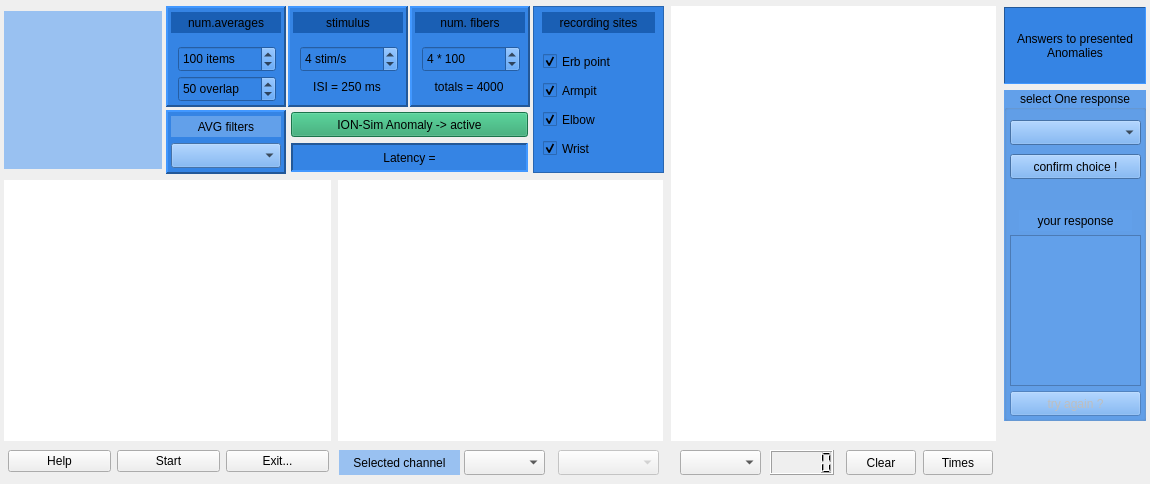
<?xml version="1.0" encoding="UTF-8"?>
<ui version="4.0">
 <class>Form</class>
 <widget class="QWidget" name="Form">
  <property name="geometry">
   <rect>
    <x>0</x>
    <y>0</y>
    <width>1150</width>
    <height>484</height>
   </rect>
  </property>
  <property name="windowTitle">
   <string>Somatosensory Evoked Potentials (lower limb)</string>
  </property>
  <widget class="GraphicsLayoutWidget" name="plt_cap">
   <property name="geometry">
    <rect>
     <x>4</x>
     <y>180</y>
     <width>327</width>
     <height>261</height>
    </rect>
   </property>
   <property name="sizePolicy">
    <sizepolicy hsizetype="Expanding" vsizetype="Ignored">
     <horstretch>0</horstretch>
     <verstretch>0</verstretch>
    </sizepolicy>
   </property>
   <property name="autoFillBackground">
    <bool>false</bool>
   </property>
   <property name="styleSheet">
    <string notr="true">border: 0px;</string>
   </property>
   <property name="frameShape">
    <enum>QFrame::StyledPanel</enum>
   </property>
   <property name="frameShadow">
    <enum>QFrame::Plain</enum>
   </property>
   <property name="lineWidth">
    <number>0</number>
   </property>
  </widget>
  <widget class="QWidget" name="horizontalLayoutWidget">
   <property name="geometry">
    <rect>
     <x>3</x>
     <y>446</y>
     <width>331</width>
     <height>31</height>
    </rect>
   </property>
   <layout class="QHBoxLayout" name="horizontalLayout">
    <property name="leftMargin">
     <number>5</number>
    </property>
    <property name="rightMargin">
     <number>5</number>
    </property>
    <item>
     <widget class="QPushButton" name="pushBtHelp">
      <property name="text">
       <string>Help</string>
      </property>
     </widget>
    </item>
    <item>
     <widget class="QPushButton" name="pushBtStart">
      <property name="text">
       <string>Start</string>
      </property>
     </widget>
    </item>
    <item>
     <widget class="QPushButton" name="pushBtExit">
      <property name="text">
       <string>Exit...</string>
      </property>
     </widget>
    </item>
   </layout>
  </widget>
  <widget class="QLabel" name="labelLogo">
   <property name="geometry">
    <rect>
     <x>4</x>
     <y>11</y>
     <width>158</width>
     <height>158</height>
    </rect>
   </property>
   <property name="styleSheet">
    <string notr="true">background-color: rgb(153, 193, 241);</string>
   </property>
   <property name="text">
    <string/>
   </property>
  </widget>
  <widget class="QFrame" name="frame">
   <property name="geometry">
    <rect>
     <x>166</x>
     <y>6</y>
     <width>120</width>
     <height>101</height>
    </rect>
   </property>
   <property name="styleSheet">
    <string notr="true">background-color: rgb(53, 132, 228);</string>
   </property>
   <property name="frameShape">
    <enum>QFrame::Panel</enum>
   </property>
   <property name="frameShadow">
    <enum>QFrame::Raised</enum>
   </property>
   <property name="lineWidth">
    <number>2</number>
   </property>
   <widget class="QLabel" name="label">
    <property name="geometry">
     <rect>
      <x>5</x>
      <y>6</y>
      <width>110</width>
      <height>21</height>
     </rect>
    </property>
    <property name="styleSheet">
     <string notr="true">background-color: rgb(26, 95, 180);</string>
    </property>
    <property name="text">
     <string>num.averages</string>
    </property>
    <property name="alignment">
     <set>Qt::AlignCenter</set>
    </property>
   </widget>
   <widget class="QSpinBox" name="spinBoxAvg">
    <property name="geometry">
     <rect>
      <x>12</x>
      <y>40</y>
      <width>98</width>
      <height>26</height>
     </rect>
    </property>
    <property name="suffix">
     <string> items</string>
    </property>
    <property name="minimum">
     <number>10</number>
    </property>
    <property name="maximum">
     <number>500</number>
    </property>
    <property name="singleStep">
     <number>5</number>
    </property>
    <property name="value">
     <number>100</number>
    </property>
   </widget>
   <widget class="QSpinBox" name="spinBoxOvl">
    <property name="geometry">
     <rect>
      <x>12</x>
      <y>70</y>
      <width>98</width>
      <height>26</height>
     </rect>
    </property>
    <property name="suffix">
     <string> overlap</string>
    </property>
    <property name="minimum">
     <number>2</number>
    </property>
    <property name="maximum">
     <number>98</number>
    </property>
    <property name="singleStep">
     <number>2</number>
    </property>
    <property name="value">
     <number>50</number>
    </property>
   </widget>
  </widget>
  <widget class="QFrame" name="frame_2">
   <property name="geometry">
    <rect>
     <x>288</x>
     <y>6</y>
     <width>120</width>
     <height>101</height>
    </rect>
   </property>
   <property name="styleSheet">
    <string notr="true">background-color: rgb(53, 132, 228);</string>
   </property>
   <property name="frameShape">
    <enum>QFrame::Panel</enum>
   </property>
   <property name="frameShadow">
    <enum>QFrame::Raised</enum>
   </property>
   <property name="lineWidth">
    <number>2</number>
   </property>
   <widget class="QLabel" name="label_2">
    <property name="geometry">
     <rect>
      <x>5</x>
      <y>6</y>
      <width>110</width>
      <height>21</height>
     </rect>
    </property>
    <property name="styleSheet">
     <string notr="true">background-color: rgb(26, 95, 180);</string>
    </property>
    <property name="text">
     <string>stimulus</string>
    </property>
    <property name="alignment">
     <set>Qt::AlignCenter</set>
    </property>
   </widget>
   <widget class="QSpinBox" name="spinBoxIsi">
    <property name="geometry">
     <rect>
      <x>12</x>
      <y>40</y>
      <width>98</width>
      <height>26</height>
     </rect>
    </property>
    <property name="suffix">
     <string> stim/s</string>
    </property>
    <property name="minimum">
     <number>1</number>
    </property>
    <property name="maximum">
     <number>10</number>
    </property>
    <property name="singleStep">
     <number>1</number>
    </property>
    <property name="value">
     <number>4</number>
    </property>
   </widget>
   <widget class="QLabel" name="label_isi">
    <property name="geometry">
     <rect>
      <x>4</x>
      <y>70</y>
      <width>110</width>
      <height>21</height>
     </rect>
    </property>
    <property name="text">
     <string>ISI = 250 ms</string>
    </property>
    <property name="alignment">
     <set>Qt::AlignCenter</set>
    </property>
   </widget>
  </widget>
  <widget class="QFrame" name="frame_3">
   <property name="geometry">
    <rect>
     <x>533</x>
     <y>6</y>
     <width>131</width>
     <height>167</height>
    </rect>
   </property>
   <property name="styleSheet">
    <string notr="true">background-color: rgb(53, 132, 228);</string>
   </property>
   <property name="frameShape">
    <enum>QFrame::StyledPanel</enum>
   </property>
   <property name="frameShadow">
    <enum>QFrame::Raised</enum>
   </property>
   <widget class="QCheckBox" name="checkWrist">
    <property name="geometry">
     <rect>
      <x>10</x>
      <y>131</y>
      <width>113</width>
      <height>23</height>
     </rect>
    </property>
    <property name="text">
     <string>Wrist</string>
    </property>
    <property name="checked">
     <bool>true</bool>
    </property>
   </widget>
   <widget class="QCheckBox" name="checkElbow">
    <property name="geometry">
     <rect>
      <x>10</x>
      <y>102</y>
      <width>113</width>
      <height>23</height>
     </rect>
    </property>
    <property name="text">
     <string>Elbow</string>
    </property>
    <property name="checked">
     <bool>true</bool>
    </property>
   </widget>
   <widget class="QCheckBox" name="checkArmpit">
    <property name="geometry">
     <rect>
      <x>10</x>
      <y>73</y>
      <width>113</width>
      <height>23</height>
     </rect>
    </property>
    <property name="text">
     <string>Armpit</string>
    </property>
    <property name="checked">
     <bool>true</bool>
    </property>
   </widget>
   <widget class="QCheckBox" name="checkErb">
    <property name="geometry">
     <rect>
      <x>10</x>
      <y>44</y>
      <width>113</width>
      <height>23</height>
     </rect>
    </property>
    <property name="text">
     <string>Erb point</string>
    </property>
    <property name="checked">
     <bool>true</bool>
    </property>
   </widget>
   <widget class="QLabel" name="labelx">
    <property name="geometry">
     <rect>
      <x>9</x>
      <y>6</y>
      <width>113</width>
      <height>21</height>
     </rect>
    </property>
    <property name="styleSheet">
     <string notr="true">background-color: rgb(26, 95, 180);</string>
    </property>
    <property name="text">
     <string>recording sites</string>
    </property>
    <property name="alignment">
     <set>Qt::AlignCenter</set>
    </property>
   </widget>
  </widget>
  <widget class="QFrame" name="frame_4">
   <property name="geometry">
    <rect>
     <x>410</x>
     <y>6</y>
     <width>120</width>
     <height>101</height>
    </rect>
   </property>
   <property name="styleSheet">
    <string notr="true">background-color: rgb(53, 132, 228);</string>
   </property>
   <property name="frameShape">
    <enum>QFrame::Panel</enum>
   </property>
   <property name="frameShadow">
    <enum>QFrame::Raised</enum>
   </property>
   <property name="lineWidth">
    <number>2</number>
   </property>
   <widget class="QLabel" name="label_3">
    <property name="geometry">
     <rect>
      <x>5</x>
      <y>6</y>
      <width>110</width>
      <height>21</height>
     </rect>
    </property>
    <property name="styleSheet">
     <string notr="true">background-color: rgb(26, 95, 180);</string>
    </property>
    <property name="text">
     <string>num. fibers</string>
    </property>
    <property name="alignment">
     <set>Qt::AlignCenter</set>
    </property>
   </widget>
   <widget class="QSpinBox" name="spinBoxFibers">
    <property name="geometry">
     <rect>
      <x>12</x>
      <y>40</y>
      <width>98</width>
      <height>26</height>
     </rect>
    </property>
    <property name="suffix">
     <string> * 100</string>
    </property>
    <property name="minimum">
     <number>1</number>
    </property>
    <property name="maximum">
     <number>18</number>
    </property>
    <property name="singleStep">
     <number>1</number>
    </property>
    <property name="value">
     <number>4</number>
    </property>
   </widget>
   <widget class="QLabel" name="label_fiber">
    <property name="geometry">
     <rect>
      <x>4</x>
      <y>70</y>
      <width>110</width>
      <height>21</height>
     </rect>
    </property>
    <property name="text">
     <string>totals = 4000</string>
    </property>
    <property name="alignment">
     <set>Qt::AlignCenter</set>
    </property>
   </widget>
  </widget>
  <widget class="QFrame" name="frame_5">
   <property name="geometry">
    <rect>
     <x>166</x>
     <y>110</y>
     <width>120</width>
     <height>64</height>
    </rect>
   </property>
   <property name="styleSheet">
    <string notr="true">background-color: rgb(53, 132, 228);</string>
   </property>
   <property name="frameShape">
    <enum>QFrame::Panel</enum>
   </property>
   <property name="frameShadow">
    <enum>QFrame::Raised</enum>
   </property>
   <property name="lineWidth">
    <number>2</number>
   </property>
   <widget class="QLabel" name="label_4">
    <property name="geometry">
     <rect>
      <x>5</x>
      <y>6</y>
      <width>110</width>
      <height>21</height>
     </rect>
    </property>
    <property name="styleSheet">
     <string notr="true">background-color: rgb(98, 160, 234);</string>
    </property>
    <property name="text">
     <string>AVG filters</string>
    </property>
    <property name="alignment">
     <set>Qt::AlignCenter</set>
    </property>
   </widget>
   <widget class="QComboBox" name="comboFilter">
    <property name="geometry">
     <rect>
      <x>5</x>
      <y>33</y>
      <width>110</width>
      <height>25</height>
     </rect>
    </property>
    <property name="styleSheet">
     <string notr="true">background-color: rgb(98, 160, 234);</string>
    </property>
   </widget>
  </widget>
  <widget class="QLabel" name="labelLatency">
   <property name="geometry">
    <rect>
     <x>291</x>
     <y>143</y>
     <width>237</width>
     <height>29</height>
    </rect>
   </property>
   <property name="styleSheet">
    <string notr="true">background-color: rgb(53, 132, 228);</string>
   </property>
   <property name="frameShape">
    <enum>QFrame::Panel</enum>
   </property>
   <property name="frameShadow">
    <enum>QFrame::Sunken</enum>
   </property>
   <property name="lineWidth">
    <number>2</number>
   </property>
   <property name="text">
    <string>Latency =</string>
   </property>
   <property name="alignment">
    <set>Qt::AlignCenter</set>
   </property>
  </widget>
  <widget class="GraphicsLayoutWidget" name="plt_sep">
   <property name="geometry">
    <rect>
     <x>338</x>
     <y>180</y>
     <width>325</width>
     <height>261</height>
    </rect>
   </property>
   <property name="sizePolicy">
    <sizepolicy hsizetype="Expanding" vsizetype="Ignored">
     <horstretch>0</horstretch>
     <verstretch>0</verstretch>
    </sizepolicy>
   </property>
   <property name="autoFillBackground">
    <bool>false</bool>
   </property>
   <property name="styleSheet">
    <string notr="true">border: 0px;</string>
   </property>
   <property name="frameShape">
    <enum>QFrame::StyledPanel</enum>
   </property>
   <property name="frameShadow">
    <enum>QFrame::Plain</enum>
   </property>
   <property name="lineWidth">
    <number>0</number>
   </property>
  </widget>
  <widget class="GraphicsLayoutWidget" name="plt_fall">
   <property name="geometry">
    <rect>
     <x>671</x>
     <y>6</y>
     <width>325</width>
     <height>435</height>
    </rect>
   </property>
   <property name="sizePolicy">
    <sizepolicy hsizetype="Expanding" vsizetype="Ignored">
     <horstretch>0</horstretch>
     <verstretch>0</verstretch>
    </sizepolicy>
   </property>
   <property name="autoFillBackground">
    <bool>false</bool>
   </property>
   <property name="styleSheet">
    <string notr="true">border: 0px;</string>
   </property>
   <property name="frameShape">
    <enum>QFrame::StyledPanel</enum>
   </property>
   <property name="frameShadow">
    <enum>QFrame::Plain</enum>
   </property>
   <property name="lineWidth">
    <number>0</number>
   </property>
  </widget>
  <widget class="QPushButton" name="pushBtClear">
   <property name="geometry">
    <rect>
     <x>846</x>
     <y>450</y>
     <width>70</width>
     <height>25</height>
    </rect>
   </property>
   <property name="text">
    <string>Clear</string>
   </property>
  </widget>
  <widget class="QComboBox" name="comboTrace">
   <property name="geometry">
    <rect>
     <x>680</x>
     <y>450</y>
     <width>81</width>
     <height>25</height>
    </rect>
   </property>
  </widget>
  <widget class="QLCDNumber" name="lcdWaterFall">
   <property name="geometry">
    <rect>
     <x>770</x>
     <y>450</y>
     <width>64</width>
     <height>25</height>
    </rect>
   </property>
  </widget>
  <widget class="QComboBox" name="comboChn">
   <property name="geometry">
    <rect>
     <x>464</x>
     <y>450</y>
     <width>81</width>
     <height>25</height>
    </rect>
   </property>
  </widget>
  <widget class="QLabel" name="labelChannel">
   <property name="geometry">
    <rect>
     <x>339</x>
     <y>450</y>
     <width>121</width>
     <height>25</height>
    </rect>
   </property>
   <property name="styleSheet">
    <string notr="true">background-color: rgb(153, 193, 241);</string>
   </property>
   <property name="text">
    <string>Selected channel</string>
   </property>
   <property name="alignment">
    <set>Qt::AlignCenter</set>
   </property>
  </widget>
  <widget class="QPushButton" name="pushBtTimes">
   <property name="geometry">
    <rect>
     <x>923</x>
     <y>450</y>
     <width>70</width>
     <height>25</height>
    </rect>
   </property>
   <property name="text">
    <string>Times</string>
   </property>
  </widget>
  <widget class="QComboBox" name="comboAnomaly">
   <property name="enabled">
    <bool>false</bool>
   </property>
   <property name="geometry">
    <rect>
     <x>558</x>
     <y>450</y>
     <width>101</width>
     <height>25</height>
    </rect>
   </property>
  </widget>
  <widget class="QPushButton" name="pushBtAnomaly">
   <property name="geometry">
    <rect>
     <x>291</x>
     <y>112</y>
     <width>237</width>
     <height>25</height>
    </rect>
   </property>
   <property name="styleSheet">
    <string notr="true">background-color: rgb(38, 162, 105);</string>
   </property>
   <property name="text">
    <string>ION-Sim Anomaly -&gt; active</string>
   </property>
  </widget>
  <widget class="QLabel" name="label_5">
   <property name="geometry">
    <rect>
     <x>1004</x>
     <y>7</y>
     <width>142</width>
     <height>77</height>
    </rect>
   </property>
   <property name="styleSheet">
    <string notr="true">background-color: rgb(53, 132, 228);</string>
   </property>
   <property name="frameShape">
    <enum>QFrame::Panel</enum>
   </property>
   <property name="frameShadow">
    <enum>QFrame::Sunken</enum>
   </property>
   <property name="text">
    <string>Answers to presented Anomalies</string>
   </property>
   <property name="alignment">
    <set>Qt::AlignCenter</set>
   </property>
   <property name="wordWrap">
    <bool>true</bool>
   </property>
  </widget>
  <widget class="QGroupBox" name="groupBox">
   <property name="geometry">
    <rect>
     <x>1004</x>
     <y>90</y>
     <width>142</width>
     <height>331</height>
    </rect>
   </property>
   <property name="styleSheet">
    <string notr="true">background-color: rgb(98, 160, 234);</string>
   </property>
   <property name="title">
    <string>select One response</string>
   </property>
   <property name="alignment">
    <set>Qt::AlignCenter</set>
   </property>
   <widget class="QComboBox" name="comboAnswers">
    <property name="geometry">
     <rect>
      <x>6</x>
      <y>30</y>
      <width>131</width>
      <height>25</height>
     </rect>
    </property>
   </widget>
   <widget class="QTextEdit" name="textAnswers">
    <property name="geometry">
     <rect>
      <x>6</x>
      <y>145</y>
      <width>131</width>
      <height>151</height>
     </rect>
    </property>
   </widget>
   <widget class="QLabel" name="labelx_2">
    <property name="geometry">
     <rect>
      <x>15</x>
      <y>120</y>
      <width>113</width>
      <height>21</height>
     </rect>
    </property>
    <property name="styleSheet">
     <string notr="true">background-color: rgb(98, 160, 234);</string>
    </property>
    <property name="text">
     <string>your response</string>
    </property>
    <property name="alignment">
     <set>Qt::AlignCenter</set>
    </property>
   </widget>
   <widget class="QPushButton" name="pushBtConfirm">
    <property name="geometry">
     <rect>
      <x>6</x>
      <y>64</y>
      <width>131</width>
      <height>25</height>
     </rect>
    </property>
    <property name="text">
     <string>confirm choice !</string>
    </property>
   </widget>
   <widget class="QPushButton" name="pushBtRetray">
    <property name="enabled">
     <bool>false</bool>
    </property>
    <property name="geometry">
     <rect>
      <x>6</x>
      <y>301</y>
      <width>131</width>
      <height>25</height>
     </rect>
    </property>
    <property name="text">
     <string>try again ?</string>
    </property>
   </widget>
  </widget>
 </widget>
 <customwidgets>
  <customwidget>
   <class>GraphicsLayoutWidget</class>
   <extends>QGraphicsView</extends>
   <header>pyqtgraph</header>
  </customwidget>
 </customwidgets>
 <resources/>
 <connections/>
</ui>
